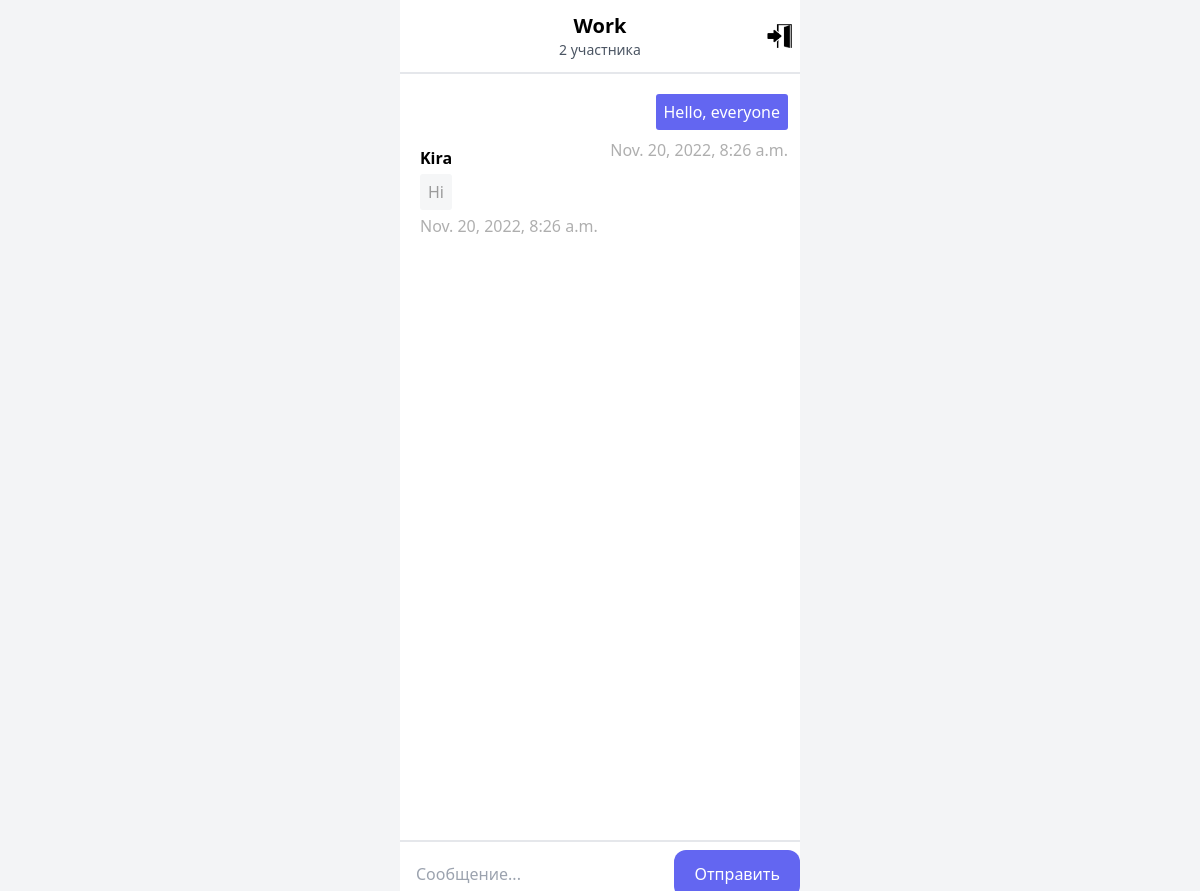
Page /rooms/Work/ (signed in) on the committed database.
### room/models.py (models this page shows)
class Room(models.Model):
    name = models.CharField(max_length=255)
    slug = models.SlugField()

class Message(models.Model):
    room = models.ForeignKey(Room, related_name='messages', on_delete=models.CASCADE)
    user = models.ForeignKey(User, related_name='messages', on_delete=models.CASCADE)
    content = models.TextField()
    date_added = models.DateTimeField(auto_now_add=True)
    class Meta:
        ordering = ('date_added',)
        verbose_name_plural = 'Messages'

### room/views.py (the view)
# urls.py: path('<slug:slug>/', views.room, name='room'),
@login_required
def room(request, slug):
    try:
        room = Room.objects.get(slug=slug)
        messages = Message.objects.filter(room=room)
        room_messages = Message.objects.filter(room=room)
        users = []
        for message in room_messages:
            if message.user not in users:
                users.append(message.user)
        number_of_users = len(users)
        if number_of_users == 0:
            number_of_users = 1
        return render(request, 'room/room.html', {'room': room, 'messages': messages, 'number_of_users':number_of_users})
    except ObjectDoesNotExist:
        room = Room.objects.create(name=slug, slug=slug)
        messages = Message.objects.filter(room=room)
        for message in room_messages:
            if message.user not in users:
                users.append(message.user)
        number_of_users = len(users)
        if number_of_users == 0:
            number_of_users = 1
        return render(request, 'room/room.html', {'room': room, 'messages': messages, 'number_of_users':number_of_users})

### room/templates/room/room.html (shortened to what this page needs)
{% load static %}
<!DOCTYPE html>
<html lang="en">
<head>
    <link href="{% static 'chat/style.css' %}" rel="stylesheet">
    <script src="https://cdn.tailwindcss.com"></script>
</head>
<body class="bg-gray-100">
<div class="h-screen lg:w-1/3 mx-auto block bg-white">
    <div class="flex py-3 border-b-2">
        <div class="w-1/12 pl-2">
        </div>
        <div class="text-auto w-10/12 my-auto">
            <h4 class="text-center text-xl"><strong>{{ room.name }}</strong></h4>
            <h5 class="text-center text-sm text-gray-600">{{ number_of_users }} участник{{ number_of_users|pluralize:'а' }}</h5>
        </div>
        <div class="w-1/12 my-auto pr-2">
                <a href="/rooms/"><img class='' height="100%" src="{% static 'chat/door.png' %}"></a>
        </div>
    </div>
    <div class="" id="chat-content"
         style="overflow-y: scroll; height:86% !important;">
        <div id="chat-messages">
        {% for m in messages %}
        {% if m.user == request.user %}
        <div class="media media-chat media-chat-reverse">
            <div class="media-body">
                <p>{{ m.content }}</p>
                <p class="meta"><time datetime="2022">{{ m.date_added }}</time></p>
            </div>
        </div>
        {% else %}
        <div class="media media-chat">
            <div class="media-body">
                <b>{{ m.user.username }}</b>
                <div class="media-body w-fit"><p>{{ m.content }}</p></div>
                <p class="meta"><time datetime="2022">{{ m.date_added }}</time></p>
            </div>
        </div>
        {% endif %}
        {% endfor %}
        </div>
    </div>
    <div class="border-t-2 bg-white py-2">
        <form method="post" action="." class="flex">
            <input class="publisher-input ml-4" type="text" placeholder="Сообщение..." id="chat-message-input">
            <div class="">
            <button
                class="px-5 py-3 text-white rounded-xl bg-indigo-500 hover:bg-indigo-700"
                id="chat-message-submit">Отправить</button>
            </div>
        </form>
    </div>
</div>
</body>
</html>

### static/chat/style.css (style rules this page uses)
.media-chat { padding-right: 64px; margin-bottom: 0; }
.media-chat .media-body { -webkit-box-flex: initial; flex: initial; }
.media-body { min-width: 0; }
.media-chat .media-body p { position: relative; padding: 6px 8px; margin: 4px 0; background-color: #f5f6f7; border-radius: 3px; font-weight: 100; color:#9b9b9b; }
.media>* { margin: 0 8px; }
.media-chat .media-body p.meta { background-color: transparent !important; padding: 0; opacity: .8; }
.media { padding: 16px 12px; -webkit-transition: background-color .2s linear; transition: background-color .2s linear; }
.media-chat.media-chat-reverse .media-body p { float: right; clear: right; background-color: #6366F1; color: #fff; }
.media-chat-reverse time { color: #9b9b9b; }
.media-chat-reverse .media-body { display:inline; }
.publisher-input { -webkit-box-flex: 1; flex-grow: 1; border: none; outline: none !important; background-color: transparent; }
button, input, optgroup, select, textarea { font-family: Roboto,sans-serif; font-weight: 300; }

### rows in the picture
Room: name "Work"
Message: content "Hello, everyone", date_added "Nov. 20, 2022, 8:26 a.m."
Message: user.username "Kira", content "Hi", date_added "Nov. 20, 2022, 8:26 a.m."

### other values in the picture
{{ number_of_users }} "2"
